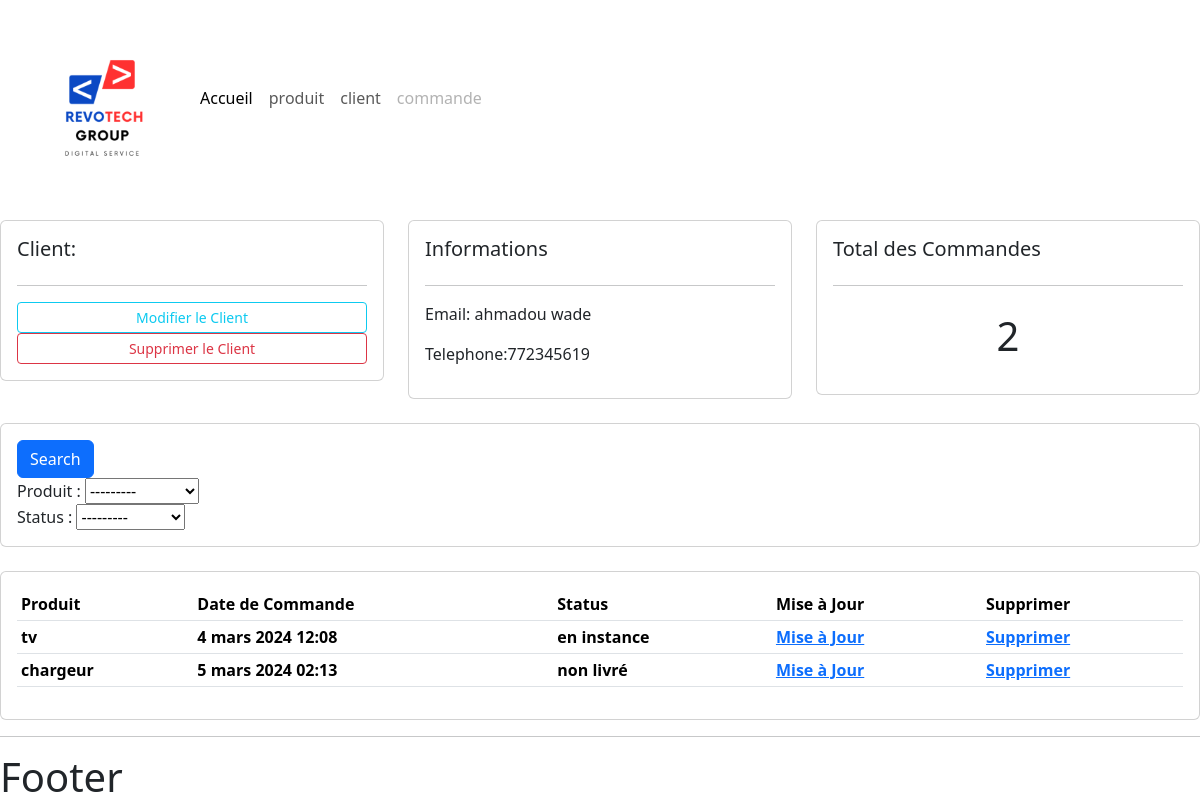
Page /client/2 on the committed database.
### client/models.py (models this page shows, shortened)
class Client(models.Model):
    objects = None
    nom = models.CharField(max_length=200, null=True)
    telephone = models.CharField(max_length=200, null=True)
    date_creation = models.DateTimeField(auto_now_add=True, null=True)

### commande/models.py (models this page shows)
class Commande(models.Model):
    objects = None
    STATUS = (('en instance', 'en instance'),
              ('non livré', 'non livré'),
              ('livré', 'livré'))
    client = models.ForeignKey(Client, null=True,on_delete=models.SET_NULL)
    produit = models.ForeignKey(Produit, null=True, on_delete=models.SET_NULL)
    status = models.CharField(max_length=200, choices = STATUS, null=True)
    date_creation = models.DateTimeField(auto_now_add=True, null=True)

### produit/models.py (models this page shows)
class Produit(models.Model):
    nom = models.CharField(max_length=200, null=True)
    prix = models.FloatField(null=True)
    date_creation = models.DateTimeField(auto_now_add=True, null=True)
    tag = models.ManyToManyField(Tag)
    def __str__(self):
        return self.nom

### client/views.py (the view)
# urls.py: path('/<str:pk>', views.liste_client,name='client'),
def liste_client(request, pk):
    client = Client.objects.get(id=pk)
    commande = client.commande_set.all()
    commande_total = commande.count()
    myFilter = CommandeFilter(request.GET, queryset=commande)
    commande = myFilter.qs
    context = {'client': client, 'commande': commande, 'commande_total': commande_total, 'myFilter': myFilter}
    return render(request,"client/liste_client.html",context)

### templates/client/liste_client.html
{% extends 'main.html' %}
{% block contenu %}
<br>
<div class="row">
	<div class="col-md">
		<div class="card card-body">
			<h5>Client:</h5>
			<hr>
			<a class="btn btn-outline-info  btn-sm btn-block" href="">Modifier le Client</a>
			<a class="btn btn-outline-danger  btn-sm btn-block" href="">Supprimer le Client</a>
		</div>
	</div>
	<div class="col-md">
		<div class="card card-body">
			<h5>Informations</h5>
			<hr>
			<p>Email: {{client.nom}}</p>
			<p>Telephone:{{client.telephone}} </p>
		</div>
	</div>
	<div class="col-md">
		<div class="card card-body">
			<h5>Total des Commandes</h5>
			<hr>
			<h1 style="text-align: center;padding: 10px">{{commande_total}}</h1>
		</div>
	</div>
</div>
<br>
<div class="row">
	<div class="col">
		<div class="card card-body">
			<form method="get">
		    <button class="btn btn-primary" type="submit">Search</button>
				{{myFilter.form}}
		  </form>
		</div>
	</div>
</div>
<br>
<div class="row">
	<div class="col-md">
		<div class="card card-body">
			<table class="table table-sm">
				<tr>
					<th>Produit</th>
					<th>Date de Commande</th>
					<th>Status</th>
					<th>Mise à Jour</th>
					<th>Supprimer</th>
				</tr>
                {% for commande in commande %}
				<tr>
					<th>{{commande.produit}}</th>
					<th>{{commande.date_creation}}</th>
					<th>{{commande.status}}</th>
					<th><a href="">Mise à Jour</a></th>
					<th><a href="">Supprimer</a></th>
				</tr>
				{% endfor %}
			</table>
		</div>
	</div>
</div>
{% endblock %}

### static/css/main.css (style rules this page uses)
body { background-color: #ffffff; }

### rows in the picture
Client: nom "ahmadou wade", telephone "772345619"
Commande: produit "tv", date_creation "4 mars 2024 12:08", status "en instance"
Commande: produit "chargeur", date_creation "5 mars 2024 02:13", status "non livré"

### other values in the picture
{{ commande_total }} "2"
